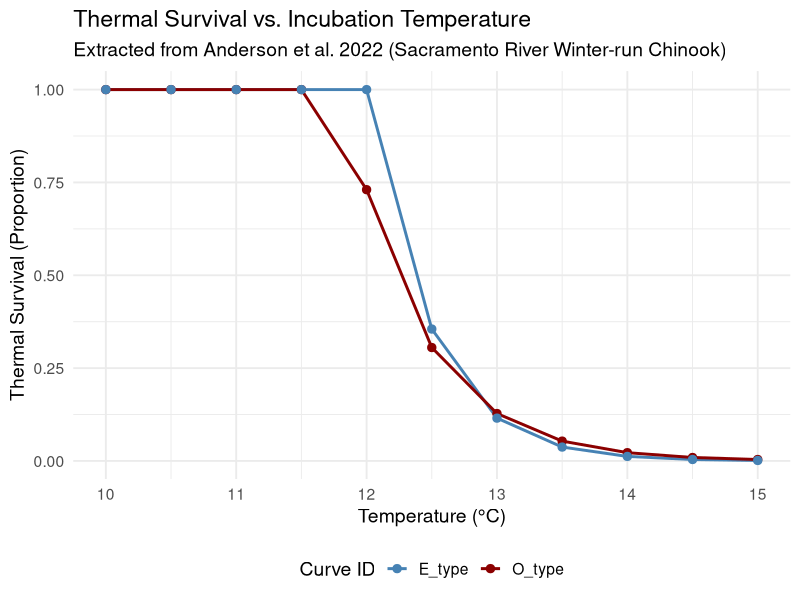
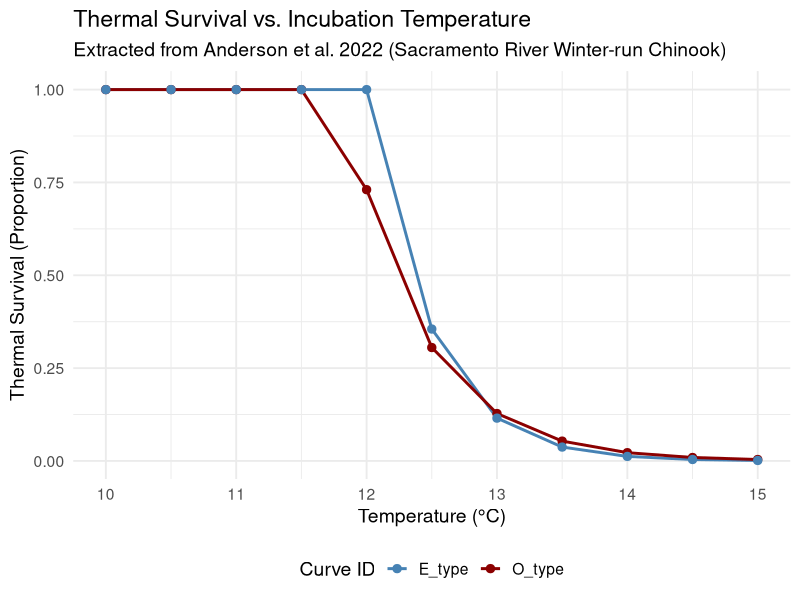

Write the R code that produced these figures, in order.
# Anderson, J. J., Beer, W. N., Israel, J. A., & Greene, S. (2022). Targeting river 
# operations to the critical thermal window of fish incubation: Model and case study on 
# Sacramento River winter‐run Chinook salmon. River Research and Applications, 38(5), 895–905.

# Anderson et al. 2022: Chinook egg-to-fry survival vs critical window temperature

# Load required library for plotting
library(ggplot2)

# Define the temperature sequence (10 to 15 degrees Celsius)
temps <- seq(10, 15, by = 0.5)

# Function to calculate thermal survival over a constant temperature window
# Formula derived from Anderson et al. 2022: V_i = exp(-b_delta * sum(Delta_y_i))
# where Delta_y_i = max(T - T_crit, 0)
# Assuming constant temperature over the window duration (delta), the sum is delta * Delta_y_i
calc_survival <- function(T, T_crit, b_delta, delta) {
  # Calculate degrees above the critical threshold
  temp_diff <- pmax(T - T_crit, 0)
  
  # Calculate sum of differences over the window delta
  sum_diff <- delta * temp_diff
  
  # Calculate final survival proportion
  V <- exp(-b_delta * sum_diff)
  return(V)
}

# Define model parameters extracted from Anderson et al. 2022
# Parameters for O-type CW (organogenesis prior to hatching)
T_crit_O <- 11.82
b_delta_O <- 0.4361
delta_O <- 4

# Parameters for E-type CW (entire incubation period)
T_crit_E <- 12.04
b_delta_E <- 0.030
delta_E <- 75

# Calculate survival for both CW parameterizations
surv_O <- calc_survival(temps, T_crit_O, b_delta_O, delta_O)
surv_E <- calc_survival(temps, T_crit_E, b_delta_E, delta_E)

# Create the data frame
df_O <- data.frame(
  curve.id = rep("O_type", length(temps)),
  stressor.label = rep("temperature", length(temps)),
  stressor.x = temps,
  units.x = rep("degC", length(temps)),
  response.label = rep("thermal_survival", length(temps)),
  response.y = round(surv_O, 4),
  units.y = rep("proportion", length(temps)),
  stressor.value = rep("4_day_CW", length(temps))
)

df_E <- data.frame(
  curve.id = rep("E_type", length(temps)),
  stressor.label = rep("temperature", length(temps)),
  stressor.x = temps,
  units.x = rep("degC", length(temps)),
  response.label = rep("thermal_survival", length(temps)),
  response.y = round(surv_E, 4),
  units.y = rep("proportion", length(temps)),
  stressor.value = rep("75_day_CW", length(temps))
)

# Combine into a single final dataset
final_df <- rbind(df_O, df_E)

# View the formatted data in the console
print(final_df)

# Save the dataset to a CSV file
write.csv(final_df, "Anderson_et_al_2022_SRF_data.csv", row.names = FALSE)

# Generate a plot comparing the two curves
p <- ggplot(final_df, aes(x = stressor.x, y = response.y, color = curve.id)) +
  geom_line(linewidth = 1) +
  geom_point(size = 2.5) +
  scale_color_manual(values = c("O_type" = "darkred", "E_type" = "steelblue")) +
  labs(
    title = "Thermal Survival vs. Incubation Temperature",
    subtitle = "Extracted from Anderson et al. 2022 (Sacramento River Winter-run Chinook)",
    x = "Temperature (°C)",
    y = "Thermal Survival (Proportion)",
    color = "Curve ID"
  ) +
  theme_minimal(base_size = 14) +
  theme(legend.position = "bottom")

# Display the plot
print(p)

# Save the plot as a PNG image
ggsave("Anderson_et_al_2022_SRF_plot.png", plot = p, width = 8, height = 5, dpi = 300)
